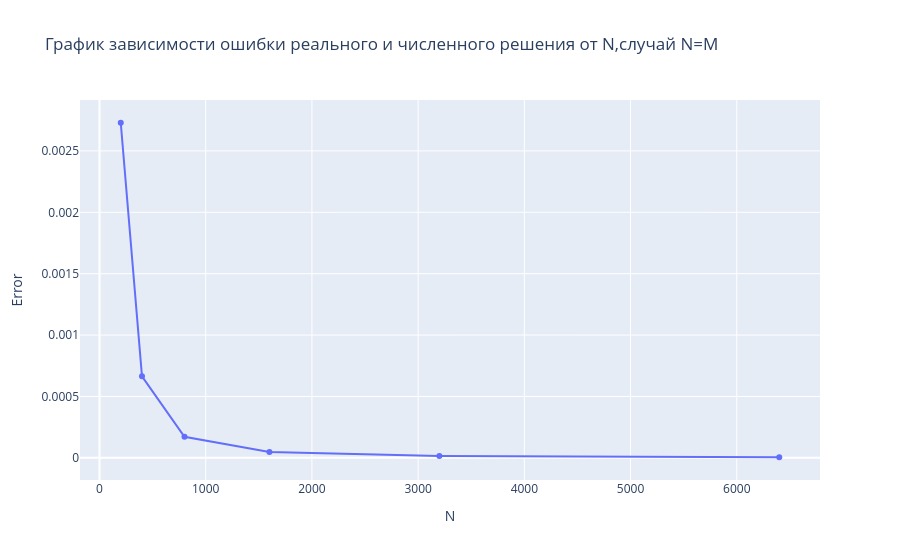

Source (notebook cell):
### Code cell
fig2 = go.Figure()
fig2.add_trace(go.Scatter(x=N_arr_imp,y=errors_imp,mode='lines+markers',name='Неявная схема'))

fig2.update_xaxes(title_text='N')
fig2.update_yaxes(title_text='Error')
fig2.update_layout(title_text='График зависимости ошибки реального и численного решения от N,случай N=M')
fig2.show()

### Figure 1 — Plotly figure (JSON) as saved in the notebook; plotly's stock layout.template omitted (floating-point values rounded to 4 significant figures)
{"data": [{"mode": "lines+markers", "name": "Неявная схема", "type": "scatter", "x": [200, 400, 800, 1600, 3200, 6400], "y": [0.00273, 0.0006638, 0.000171, 4.683e-05, 1.394e-05, 4.623e-06]}], "layout": {"title": {"text": "График зависимости ошибки реального и численного решения от N,случай N=M"}, "xaxis": {"title": {"text": "N"}}, "yaxis": {"title": {"text": "Error"}}}}
